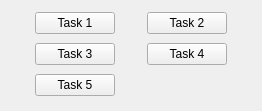
<?xml version="1.0" encoding="UTF-8"?>
<ui version="4.0">
 <class>menu</class>
 <widget class="QMainWindow" name="menu">
  <property name="geometry">
   <rect>
    <x>0</x>
    <y>0</y>
    <width>262</width>
    <height>111</height>
   </rect>
  </property>
  <property name="sizePolicy">
   <sizepolicy hsizetype="Fixed" vsizetype="Fixed">
    <horstretch>0</horstretch>
    <verstretch>0</verstretch>
   </sizepolicy>
  </property>
  <property name="windowTitle">
   <string>Menu</string>
  </property>
  <widget class="QWidget" name="centralwidget">
   <layout class="QGridLayout" name="gridLayout_2">
    <item row="0" column="0">
     <widget class="QPushButton" name="btn_task1">
      <property name="sizePolicy">
       <sizepolicy hsizetype="Fixed" vsizetype="Fixed">
        <horstretch>0</horstretch>
        <verstretch>0</verstretch>
       </sizepolicy>
      </property>
      <property name="text">
       <string>Task 1</string>
      </property>
     </widget>
    </item>
    <item row="0" column="1">
     <widget class="QPushButton" name="btn_task2">
      <property name="sizePolicy">
       <sizepolicy hsizetype="Fixed" vsizetype="Fixed">
        <horstretch>0</horstretch>
        <verstretch>0</verstretch>
       </sizepolicy>
      </property>
      <property name="text">
       <string>Task 2</string>
      </property>
     </widget>
    </item>
    <item row="1" column="0">
     <widget class="QPushButton" name="btn_task3">
      <property name="sizePolicy">
       <sizepolicy hsizetype="Fixed" vsizetype="Fixed">
        <horstretch>0</horstretch>
        <verstretch>0</verstretch>
       </sizepolicy>
      </property>
      <property name="text">
       <string>Task 3</string>
      </property>
     </widget>
    </item>
    <item row="1" column="1">
     <widget class="QPushButton" name="btn_task4">
      <property name="sizePolicy">
       <sizepolicy hsizetype="Fixed" vsizetype="Fixed">
        <horstretch>0</horstretch>
        <verstretch>0</verstretch>
       </sizepolicy>
      </property>
      <property name="text">
       <string>Task 4</string>
      </property>
     </widget>
    </item>
    <item row="2" column="0">
     <widget class="QPushButton" name="btn_task5">
      <property name="sizePolicy">
       <sizepolicy hsizetype="Fixed" vsizetype="Fixed">
        <horstretch>0</horstretch>
        <verstretch>0</verstretch>
       </sizepolicy>
      </property>
      <property name="text">
       <string>Task 5</string>
      </property>
     </widget>
    </item>
   </layout>
  </widget>
 </widget>
 <resources/>
 <connections/>
</ui>
